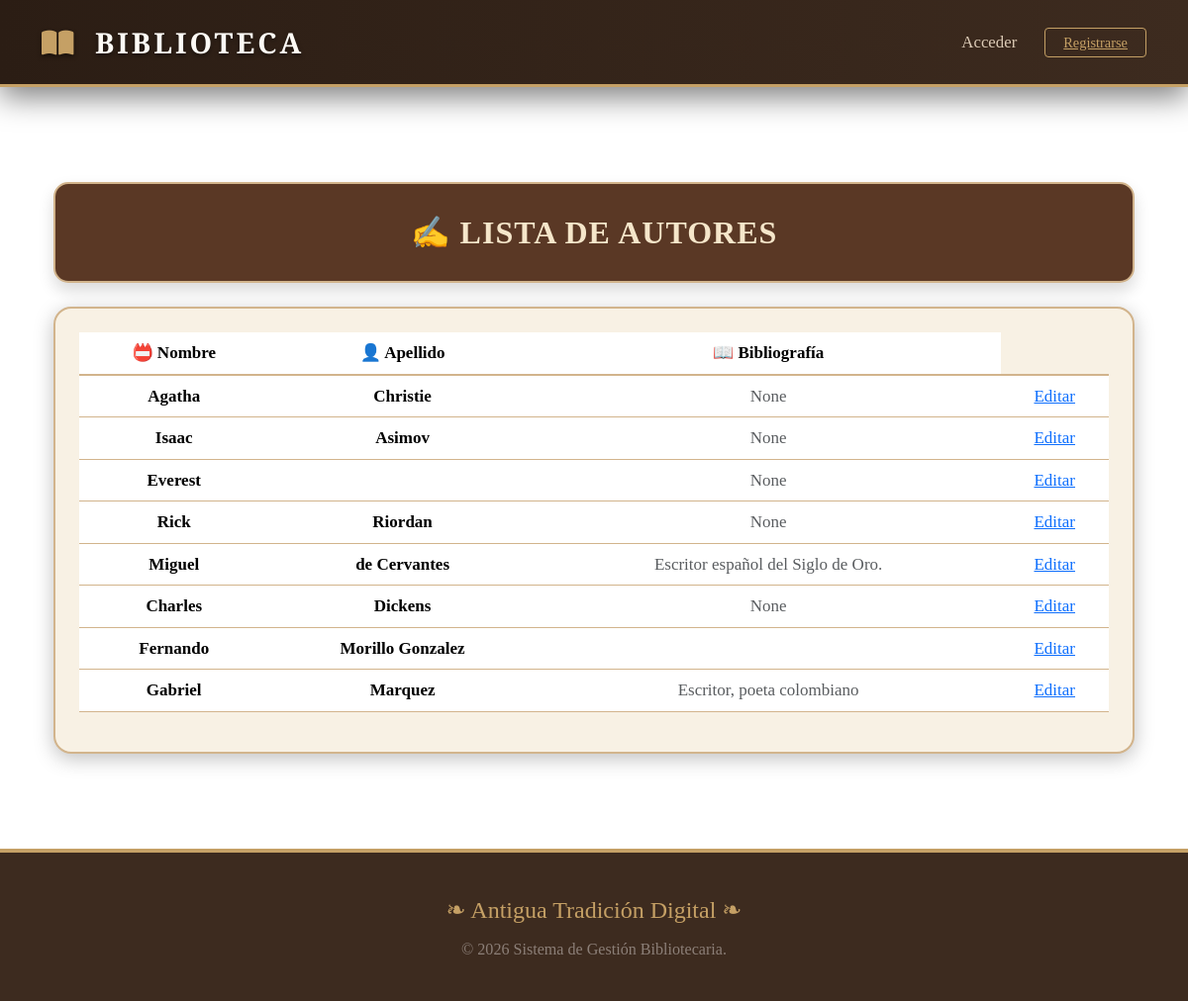
The app's page /autores/, older data.
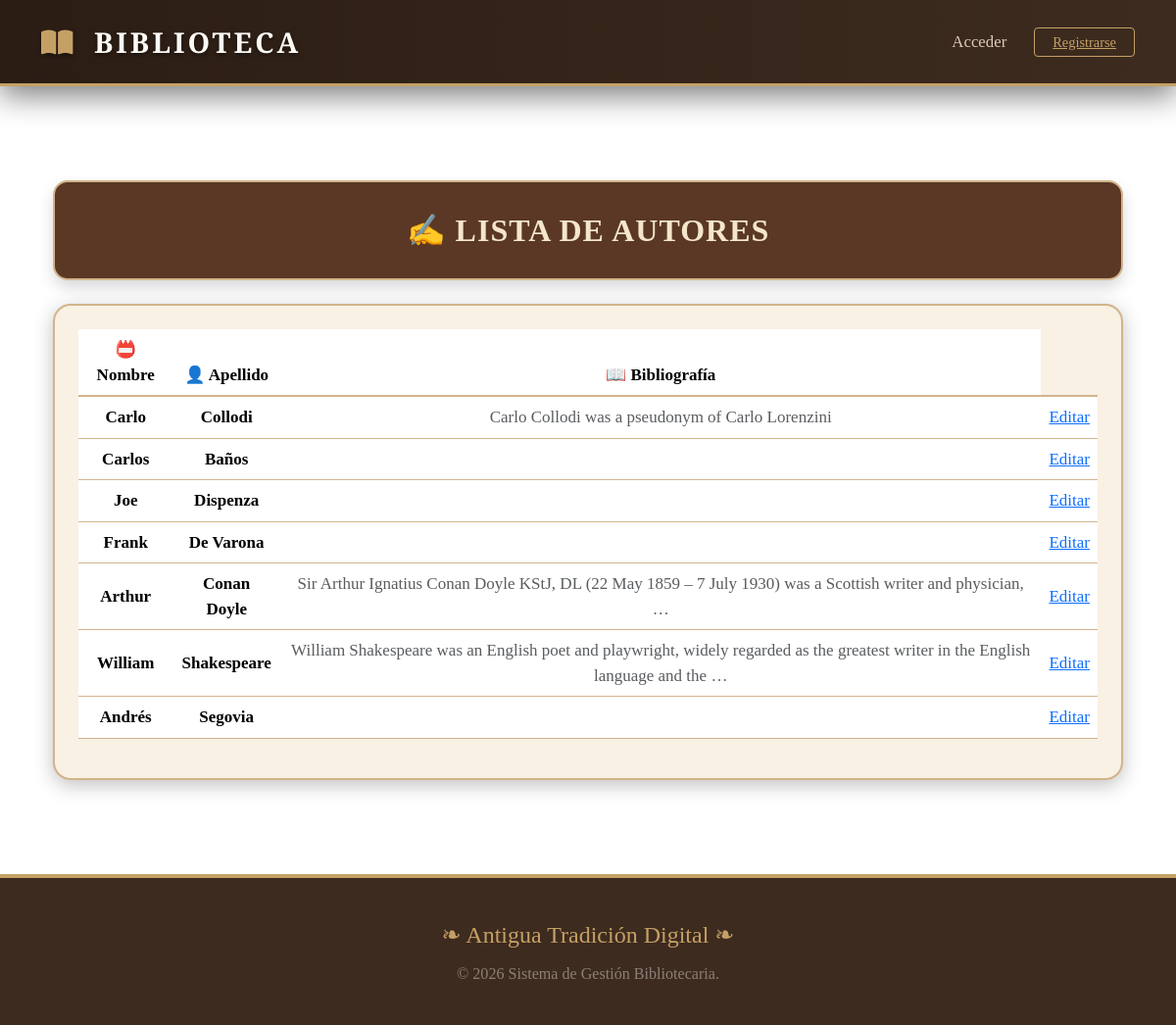
The same page, newer data.
### Gestion/models.py (models this page shows, shortened)
class Autor(models.Model):
    nombre = models.CharField(max_length=50)
    apellido = models.CharField(max_length=50)
    bibliografia = models.TextField(blank=True, null=True)
    class Meta:
        unique_together = ('nombre', 'apellido')
        verbose_name = "Autor"
        verbose_name_plural = "Autores"

### Gestion/views.py (the view)
# urls.py: path('autores/', lista_autores, name='lista_autores'),
def lista_autores(request):
    autores = Autor.objects.all()
    return render(request, 'Gestion/templates/autores.html', {'autores': autores})

### Gestion/templates/autores.html (shortened to what this page needs)
{% extends 'index.html' %}
{% block contenido %}
<div class="container py-5">
    <div class="text-center mb-4">
        <div class="titulo-autores shadow">
            ✍️ LISTA DE AUTORES
        </div>
    </div>
    <div class="card card-autores">
        <div class="card-body p-4">
            {% if autores %}
            <div class="table-responsive">
                <table class="table tabla-autores table-hover align-middle text-center">
                    <thead>
                        <tr>
                            <th>📛 Nombre</th>
                            <th>👤 Apellido</th>
                            <th>📖 Bibliografía</th>
                        </tr>
                    </thead>
                    <tbody>
                        {% for autor in autores %}
                        <tr>
                            <td class="fw-bold">{{ autor.nombre }}</td>
                            <td class="fw-bold">{{ autor.apellido }}</td>
                            <td class="text-muted">{{ autor.bibliografia|truncatewords:20 }}</td>
                            <td>
                                <a href="{% url 'editar_autor' autor.id %}" >Editar</a>
                            </td>
                        </tr>
                        {% endfor %}
                    </tbody>
                </table>
            </div>
            {% else %}
            <p class="text-center text-muted">No hay autores registrados aún.</p>
            {% endif %}
        </div>
    </div>
</div>
{% endblock %}

Row changes from the older to the newer data that the page shows:
removed Autor: nombre "Agatha", apellido "Christie", bibliografia "None"
removed Autor: nombre "Isaac", apellido "Asimov", bibliografia "None"
removed Autor: nombre "Everest", bibliografia "None"
removed Autor: nombre "Rick", apellido "Riordan", bibliografia "None"
removed Autor: nombre "Miguel", apellido "de Cervantes", bibliografia "Escritor español del Siglo de Oro."
removed Autor: nombre "Charles", apellido "Dickens", bibliografia "None"
removed Autor: nombre "Fernando", apellido "Morillo Gonzalez"
removed Autor: nombre "Gabriel", apellido "Marquez", bibliografia "Escritor, poeta colombiano"
added Autor: nombre "Carlo", apellido "Collodi", bibliografia "Carlo Collodi was a pseudonym of Carlo Lorenzini"
added Autor: nombre "Carlos", apellido "Baños"
added Autor: nombre "Joe", apellido "Dispenza"
added Autor: nombre "Frank", apellido "De Varona"
added Autor: nombre "Arthur", apellido "Conan Doyle", bibliografia "Sir Arthur Ignatius Conan Doyle KStJ, DL (22 May 1859 – 7 July 1930) was a Scottish writer and physician, …"
added Autor: nombre "William", apellido "Shakespeare", bibliografia "William Shakespeare was an English poet and playwright, widely regarded as the greatest writer in the English language and the …"
added Autor: nombre "Andrés", apellido "Segovia"
